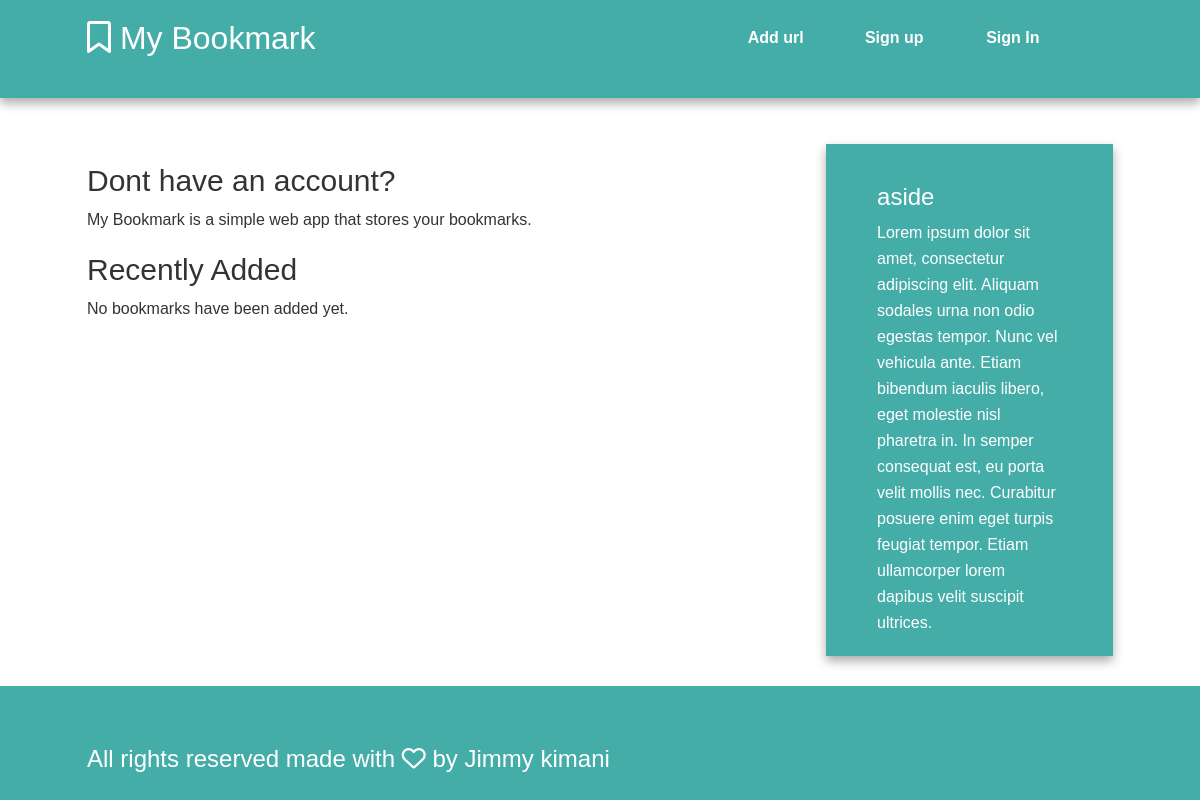
The page /index on the database as committed earlier.
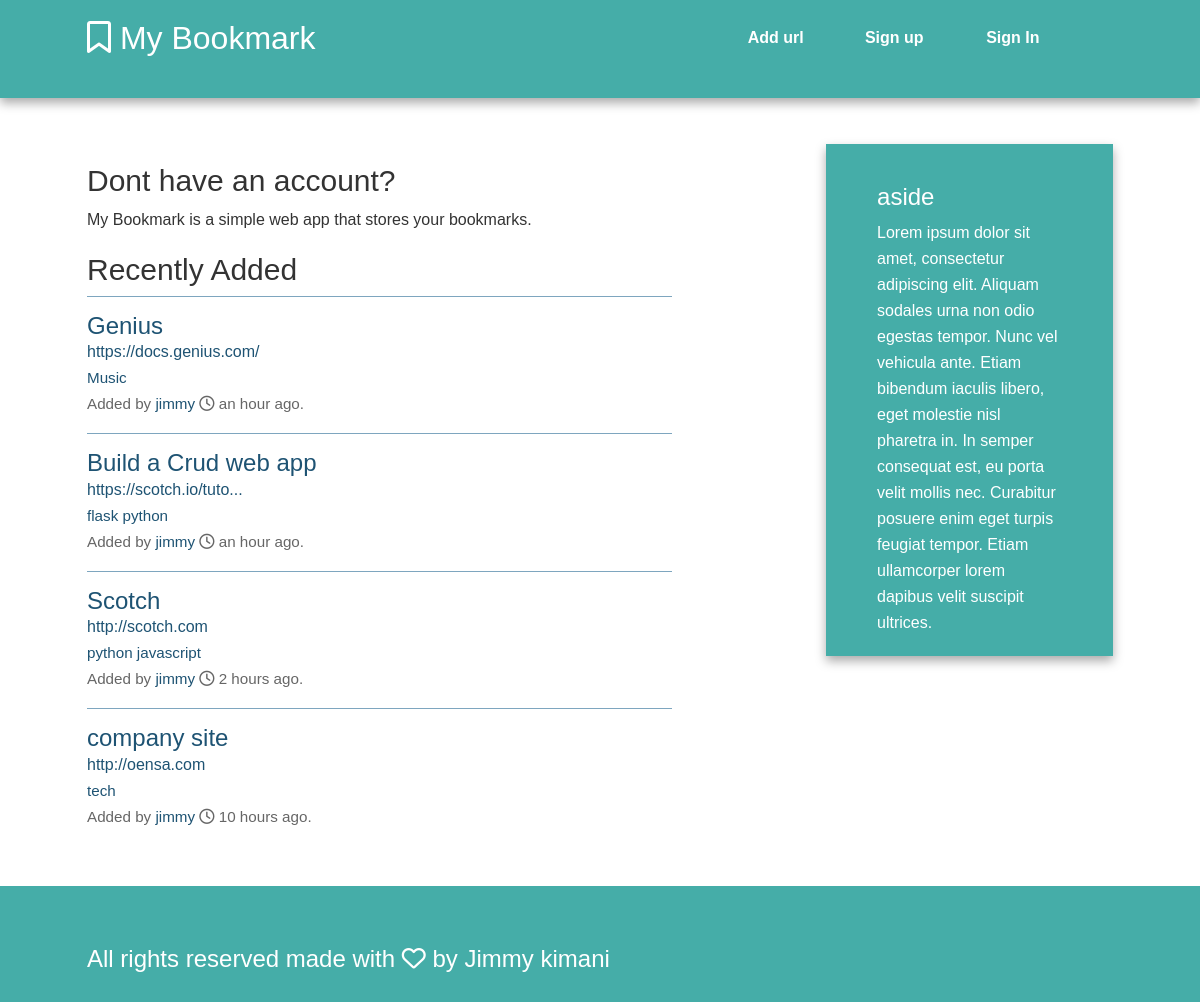
The same page on the database as committed later.
### thermo/models.py (models this page shows, shortened)
class Bookmark(db.Model):
    id = db.Column(db.Integer, primary_key=True)
    url = db.Column(db.Text, nullable=False)
    date = db.Column(db.DateTime, default=datetime.utcnow)
    description = db.Column(db.String(300))
    user_id = db.Column(db.Integer, db.ForeignKey('user.id'), nullable=False)
    _tags = db.relationship('Tag', secondary=tags, backref=db.backref('bookmarks', lazy='dynamic'))
    @staticmethod
    def newest(num):
        return Bookmark.query.order_by(desc(Bookmark.date)).limit(num)
    @property
    def tags(self):
        return ",".join([t.name for t in self._tags])
    @tags.setter
    def tags(self, string):
        if string:
            self._tags = [Tag.get_or_create(name) for name in string.split(',')]

class Tag(db.Model):
    id = db.Column(db.Integer, primary_key=True)
    name = db.Column(db.String(25), nullable=False, unique=True, index=True)
    def __repr__(self):
        return self.name

class User(db.Model, UserMixin):
    id = db.Column(db.Integer, primary_key=True)
    username = db.Column(db.String(80), unique=True)
    email = db.Column(db.String(120), unique=True)
    bookmarks = db.relationship('Bookmark', backref='user', lazy='dynamic')
    password_hash = db.Column(db.String)
    @property
    def password(self):
        raise AttributeError('password is not a readable attribute')

### thermo/views.py (the view)
@app.route('/')
@app.route('/index')
def index():
    return render_template('index.html', new_bookmarks=Bookmark.newest(5))

### thermo/views.py (called while the page is built)
@app.context_processor
def inject_tags():
    return dict(all_tags=Tag.all)

### thermo/templates/index.html (shortened to what this page needs)
{% extends "base.html" %}
{% block content%}
                <article>
                    <header>
                      {% if current_user.is_authenticated %} <h1 class="Welcome"><i class="fa fa-user"> </i> Hi,{{ current_user.username|capitalize }}{% else %}<h2> Dont have an account?</h2> {% endif %}</h1>
                        <p> My Bookmark is a simple web app that stores your bookmarks.</p>
                    </header>
                    <section>
                        <h2>Recently Added</h2>
                        {% if new_bookmarks.count() > 0 %}
                            {% with bookmarks=new_bookmarks %}
                                {% include 'bookmark_list.html' %}
                                {% endwith %}
                            {% else %}
                            No bookmarks have been added yet.
                            {% endif %}
                    </section>
                </article>
    {% endblock %}

### thermo/templates/base.html (shortened to what this page needs)
<!doctype html>
<html class="no-js" lang="">
    <head>
        <link href="https://maxcdn.bootstrapcdn.com/bootstrap/3.3.7/css/bootstrap.min.css" rel="stylesheet">
        <link rel="stylesheet" href= '{{ url_for('static', filename='normalize.min.css')}}'>
        <link rel="stylesheet" href= '{{ url_for('static', filename='main.css')}}'>
    </head>
    <body>
        <div class="header-container">
            <header class="wrapper clearfix">
            <a href="{{ url_for('index') }}"><h1 class="title"> <i class="fa fa-bookmark-o" aria-hidden="true"></i> My Bookmark</h1></a>
                <nav>
                    <ul>
                        <li><a href="{{url_for('add')}}">Add url</a></li>
                        {% if current_user.is_authenticated%}
                        <li> <a href="{{ url_for('user', username=current_user.username) }}">My Links</a></li>
                        <li><a href="{{ url_for('logout')}}"> Sign out</a></li>
                        {% else %}
                        <li><a href="{{ url_for('signup')}}">Sign up </a> </i>
                         <li><a href="{{ url_for('login')}}"> Sign In</a></li>
                        {% endif %}
                    </ul>
                </nav>
            </header>
        </div>
        <div class="main-container">
            <div class="main wrapper clearfix">
                {% block content %}
                {% endblock %}
                {% block sidebar %}
                 <aside>
                    <h3>aside</h3>
                    <p>Lorem ipsum dolor sit amet, consectetur adipiscing elit. Aliquam sodales urna non odio egestas tempor. Nunc vel vehicula ante. Etiam bibendum iaculis libero, eget molestie nisl pharetra in. In semper consequat est, eu porta velit mollis nec. Curabitur posuere enim eget turpis feugiat tempor. Etiam ullamcorper lorem dapibus velit suscipit ultrices.</p>
                </aside>
                {% endblock  %}
                </div>
        </div>
        <div class="footer-container">
            <footer class="wrapper">
                <h3>All rights reserved made with <i class="fa fa-heart-o"> </i>  by Jimmy kimani</h3>
            </footer>
        </div>
    </body>
</html>

### thermo/templates/bookmark_list.html (shortened to what this page needs)
<ul class='bookmarks'>
    {% for bookmark in bookmarks %}
    <li>
        <a class='header' href="{{ bookmark.url}}">
            <h3 class="description">
                {{ bookmark.description|truncate(50, killwords=True) }}
                </h3>
                <span class='url'>
                    {{ bookmark.url|truncate(25, killwords=True) }}
                 </span>
                     </a>
                <div class='info'>
                    <span class="tags">
                        {% if bookmark.tags %}
                        {% for t in bookmark._tags %}
                            <a href="#">{{ t }}</a>
                            {% endfor %}
                        {% else %} No tags.
                        {% endif %}
                    </span>
                    <br>
                    Added by <a href="{{ url_for('user', username=bookmark.user.username) }}">
                    {{ bookmark.user.username}}
                    </a> <i class="fa fa-clock-o" aria-hidden="true"></i>
                    {{ moment(bookmark.date).fromNow() }}.
                </div>
    </li>
    {% endfor %}
    </ul>

### thermo/static/main.css (style rules this page uses)
html { color: #222; font-size: 1em; line-height: 1.4; }
body { font: 16px/26px Helvetica, Helvetica Neue, Arial; }
.wrapper { width: 90%; margin: 0 5%; }
.header-container { border-bottom: 20px solid #45ada8; }
.footer-container, .main aside { border-top: 20px solid#45ada8; }
.header-container, .footer-container, .main aside { background: #45ada8; }
.title { color: white; }
nav ul { margin: 0; padding: 0; list-style-type: none; }
nav a { display: block; margin-bottom: 10px; padding: 15px 0; text-align: center; text-decoration: none; font-weight: bold; color: white; background: #45ada8 }
.main { padding: 30px 0; }
.main aside { color: white; padding: 0px 5% 10px; }
.footer-container footer { color: white; padding: 20px 0; }
a, a:visited { color:#1e5373 }
@media only screen and (min-width: 480px) { nav a { float: left; width: 27%; margin: 0 1.7%; padding: 25px 2%; margin-bottom: 0; } }
@media only screen and (min-width: 480px) { nav li:first-child a { margin-left: 0; } }
@media only screen and (min-width: 480px) { nav li:last-child a { margin-right: 0; } }
@media only screen and (min-width: 480px) { ul.bookmarks { list-style:none none; padding-left: 0; } }
@media only screen and (min-width: 480px) { ul.bookmarks li { padding-bottom: .5em; border-top:1px solid #7ea6bf; padding: 1em 0; } }
@media only screen and (min-width: 480px) { a.header h3 { margin:0 0; } }
@media only screen and (min-width: 480px) { div.info { font-size: .95em; color: #666666 } }
@media only screen and (min-width: 480px) { nav ul li { display: inline; } }
@media only screen and (min-width: 768px) { .header-container, .main aside { -webkit-box-shadow: 0 5px 10px #aaa; -moz-box-shadow: 0 5px 10px #aaa; box-shadow: 0 5px 10px #aaa; } }
@media only screen and (min-width: 768px) { .title { float: left; } }
@media only screen and (min-width: 768px) { nav { float: right; width: 38%; } }
@media only screen and (min-width: 768px) { .main article { float: left; width: 57%; } }
@media only screen and (min-width: 768px) { .main aside { float: right; width: 28%; } }
@media only screen and (min-width: 1140px) { .wrapper { width: 1026px; margin: 0 auto; } }
.clearfix:before, .clearfix:after { content: " "; display: table; }
.clearfix:after { clear: both; }
.clearfix { *zoom: 1; }

Rows that differ between the two databases and show on the page:
added Bookmark: description "Genius", url "https://docs.genius.com/", user.username "jimmy", date "an hour ago"
added Tag: name "Music", shown under "Genius"
added Bookmark: description "Build a Crud web app", url "https://scotch.io/tuto...", user.username "jimmy", date "an hour ago"
added Tag: name "flask python", shown under "Build a Crud web app"
added Bookmark: description "Scotch", url "http://scotch.com", user.username "jimmy", date "2 hours ago"
added Tag: name "python", shown under "Scotch"
added Tag: name "javascript", shown under "Scotch"
added Bookmark: description "company site", url "http://oensa.com", user.username "jimmy", date "10 hours ago"
added Tag: name "tech", shown under "company site"
Other text that changed with them:
text no longer shown: "No bookmarks have been added yet."
